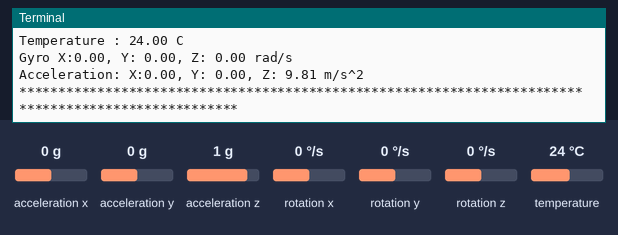
A program run on a simulated Raspberry Pi (BCM pin numbers). Shown: the last lines printed to the terminal. Inputs (shaded band) come from the test bench; at power-on: acceleration x 0 g, acceleration y 0 g, acceleration z 1 g, rotation x 0 °/s, rotation y 0 °/s, rotation z 0 °/s, temperature 24 °C.

Above: at 1.2 s.
1.3 s: acceleration x set to -1.4 g
At 2.4 s:
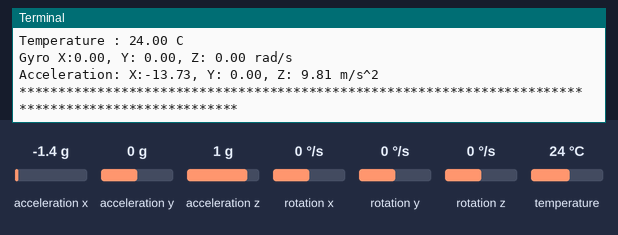
2.8 s: acceleration y set to -1.4 g
At 3.8 s:
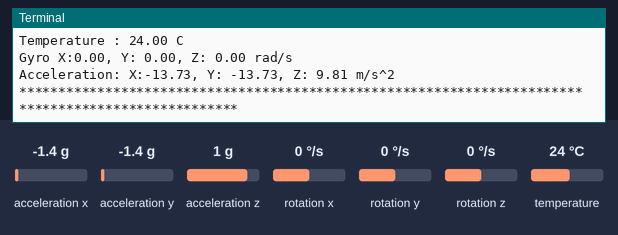
4.3 s: acceleration z set to -1.4 g
At 5.6 s:
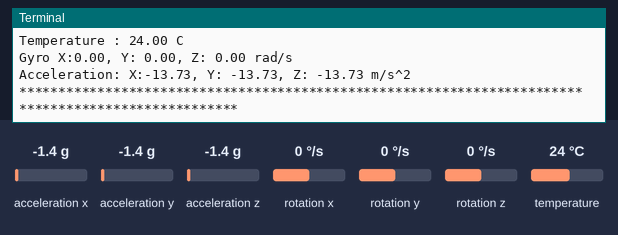
5.8 s: rotation x set to -192 °/s
At 6.8 s:
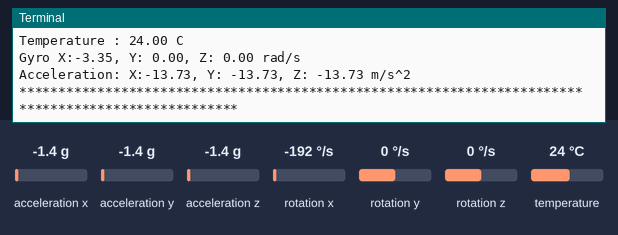
7.3 s: rotation y set to -192 °/s
At 8.8 s:
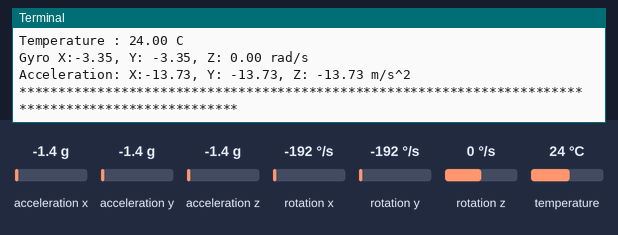

Measured:
- after the input at 1.3 s, the terminal: prints a new line after 0.71 s (image 1)
- after the input at 2.8 s, the terminal: prints a new line after 0.21 s (image 2)
- after the input at 4.3 s, the terminal: prints a new line after 0.72 s (image 3)
- after the input at 5.8 s, the terminal: prints a new line after 0.22 s (image 4)
- after the input at 7.3 s, the terminal: prints a new line after 0.72 s (image 5)

The program:

MPU-6050.py
```python
import board
import adafruit_mpu6050
import time

i2c = board.I2C()
mpu = adafruit_mpu6050.MPU6050(i2c)

while True:
    print("Temperature : %.2f C" % mpu.temperature)
    print("Gyro X:%.2f, Y: %.2f, Z: %.2f rad/s" % (mpu.gyro))
    print("Acceleration: X:%.2f, Y: %.2f, Z: %.2f m/s^2" % (mpu.acceleration))
    # print(mpu.gyro)
    print("*"*100)
    time.sleep(1)

    # print(mpu.temperature)
    # print("Acceleration: X:%.2f, Y: %.2f, Z: %.2f m/s^2" % (mpu.acceleration))
    # print("Gyro X:%.2f, Y: %.2f, Z: %.2f rad/s" % (mpu.gyro))
    # print("Temperature: %.2f C" % mpu.temperature)
    # print("")
```
